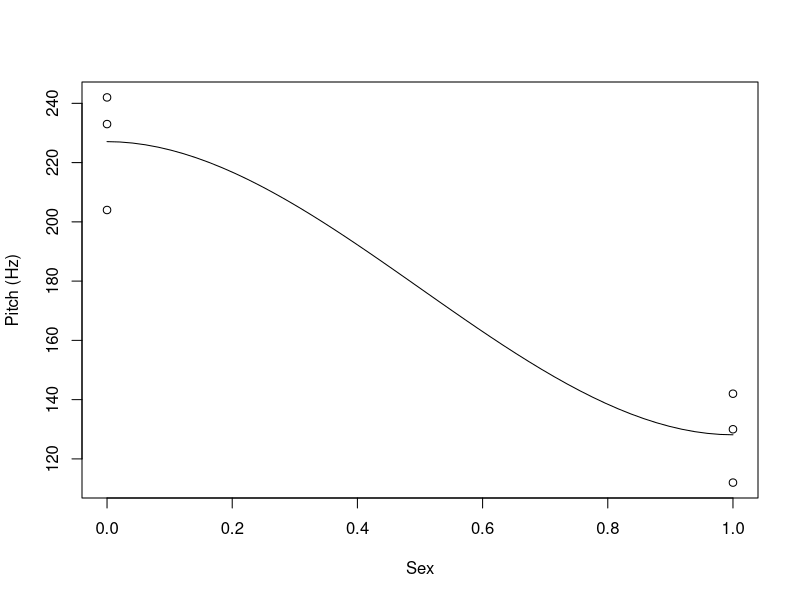
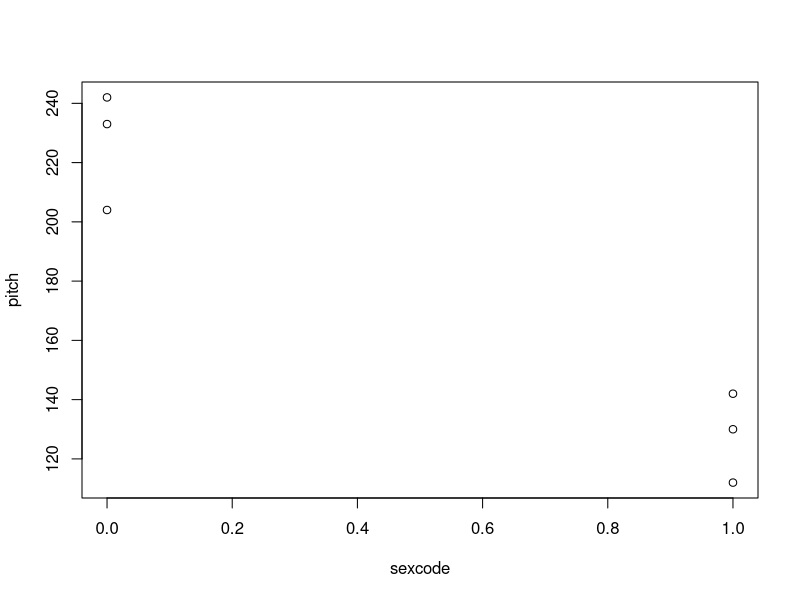
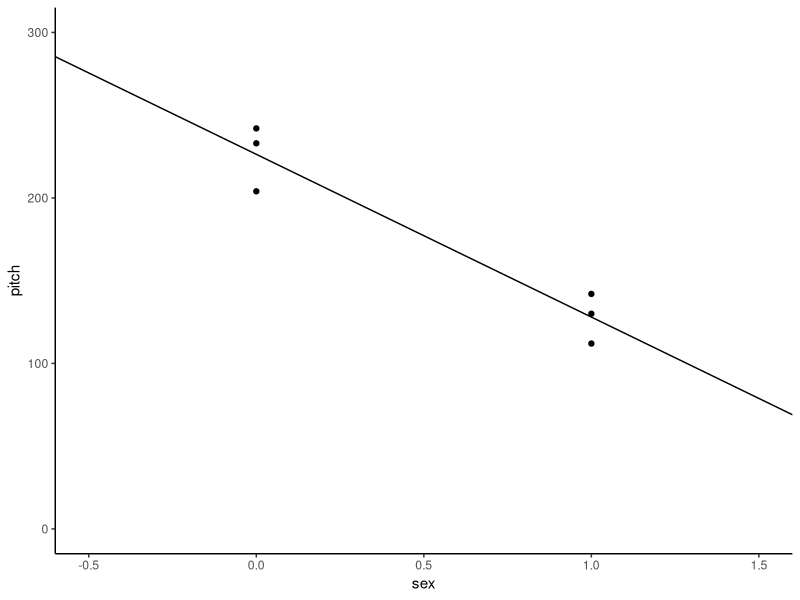
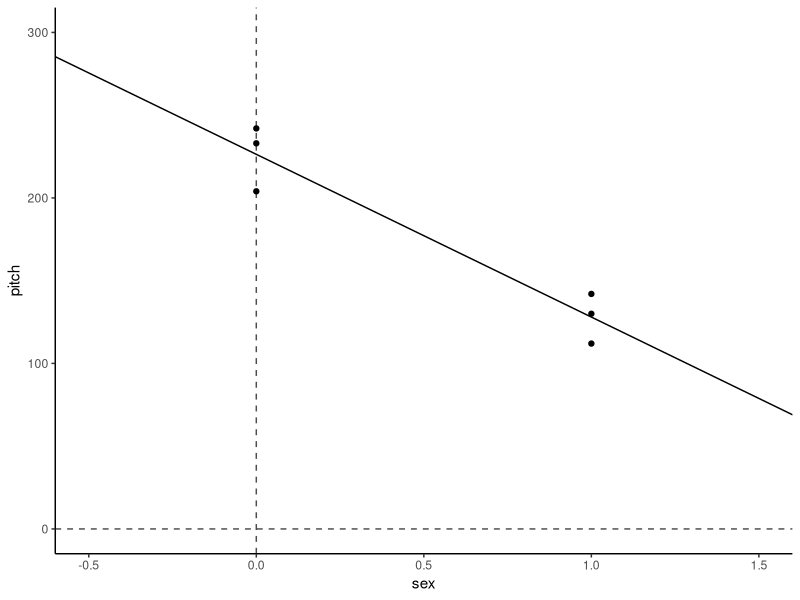
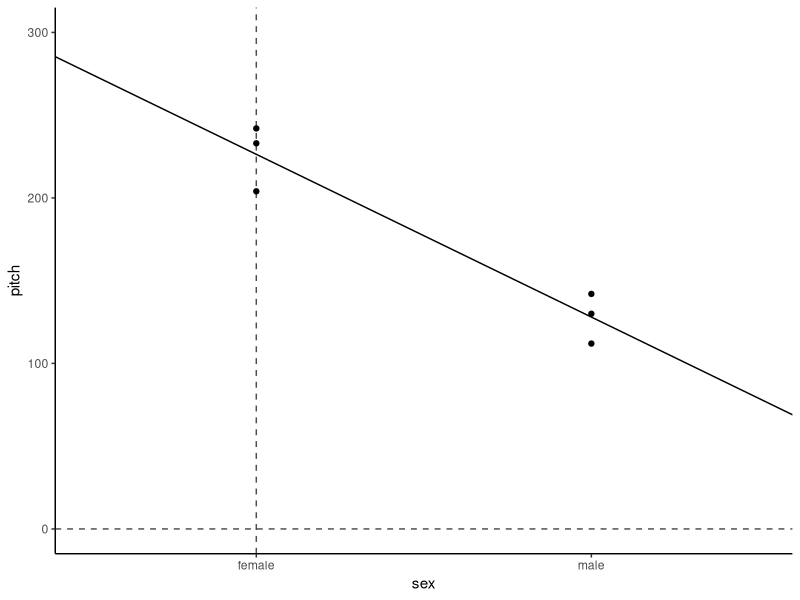
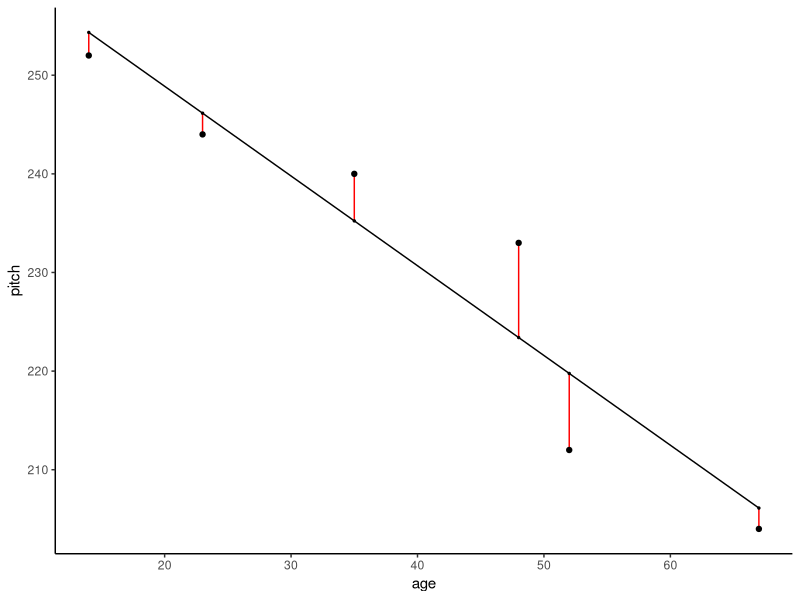
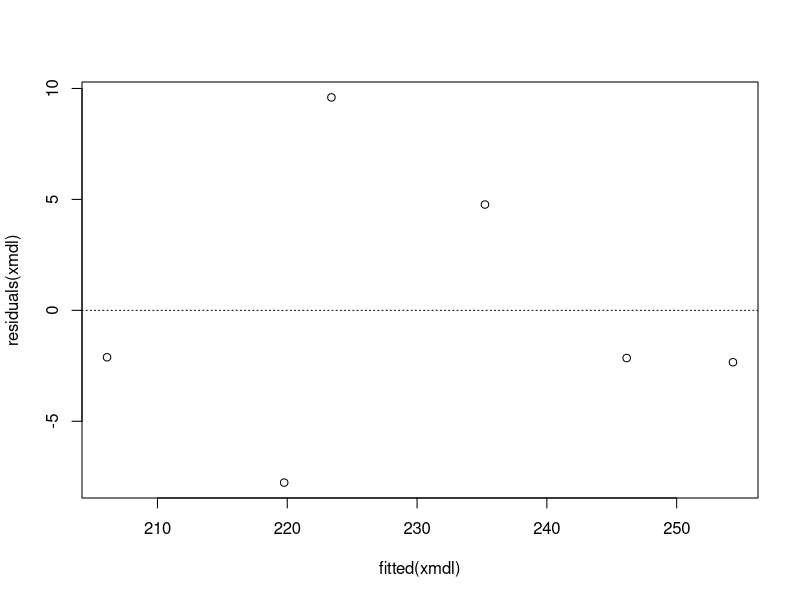
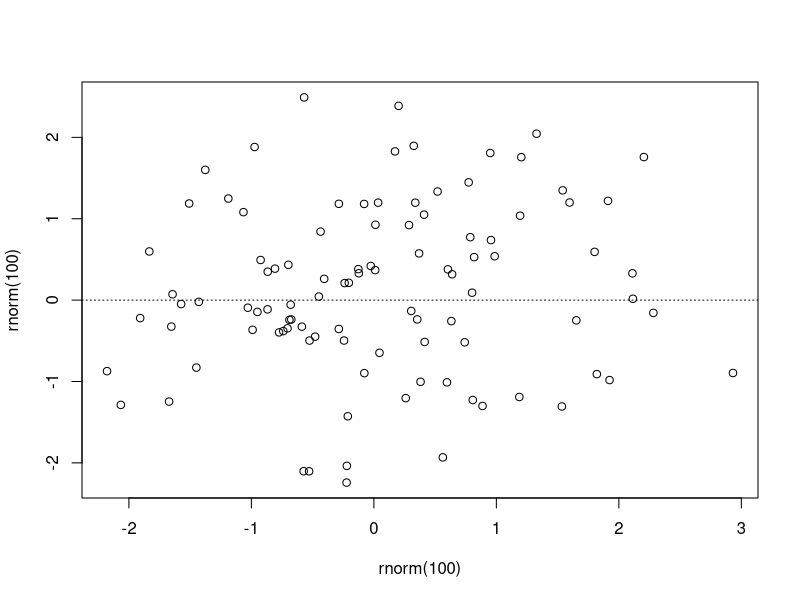

The R script that drew these images, in order:
## ---- chunk 1
rm(list = ls()); par(mfrow = c(1,1))
require(tidyverse)
require(stats)
## ---- chunk 2
df <- data.frame(cbind(cbind(seq(1,6,1), #cbind (column bind) a seq() (sequence) from 1 to 6 by 1
            sort(rep(c("female","male"),3)), #Next column: male and female sorted for 3 of each (see ?rep, ?sort)
            c(233,204,242,130,112,142)))); colnames(df) <- c("Subject","Sex", "Voice.Pitch") #pitches (number)
            #in Hz, also see the ; use for R and ?colnames
## ---- chunk 3
pitch = c(233,204,242,130,112,142) #You can use the "=" assignment operator, but it's not R-like
sex = c(rep("female",3),rep("male",3))

my.df = data.frame(sex,pitch) #data.frame makes the vector names column names
my.df
## ---- chunk 4
xmdl <-  lm(pitch ~ sex, my.df)   #The arguments are:
# lm(formula = DV by IV,data = my.df)

summary(xmdl)

# Multiple R-squared:  0.921,	Adjusted R-squared:  0.9012 

## ---- chunk 5

newdf <- df %>%
  select(Sex,Voice.Pitch) %>%
  mutate(Voice.Pitch = as.numeric(as.character(Voice.Pitch)))

#Set up your lm (linear model) object
my.lm <- lm(formula = Voice.Pitch ~ Sex, data = newdf)

summary(my.lm)


## ---- chunk 6

mean(my.df[my.df$sex=="female",]$pitch)
mean(my.df[my.df$sex=="male",]$pitch)
## ---- chunk 7
my.df$sexcode <- c(rep(0,3),rep(1,3))

scatter.smooth(x = my.df$sexcode, y = my.df$pitch, ylab = "Pitch (Hz)", xlab = "Sex")

plot(pitch~sexcode, my.df)
## ---- chunk 8
coef(xmdl)

sapply(X = my.df, class)

require(forcats)
my.df %>%
  mutate(sex = fct_recode(sex, "0" = "female", "1" = "male")) %>%
  mutate(sex = as.numeric(as.character(sex))) %>%
  ggplot(aes(x= sex,y=pitch)) +
  geom_point() +
  geom_abline(intercept = coef(xmdl)[1],slope = coef(xmdl)[2]) +
  theme_classic() + coord_cartesian(xlim = c(-.5,1.5), ylim = c(0,300))
## ---- chunk 9
my.df %>%
  mutate(sex = fct_recode(sex, "0" = "female", "1" = "male")) %>%
  mutate(sex = as.numeric(as.character(sex))) %>%
  ggplot(aes(x= sex,y=pitch)) +
  geom_point() +
  geom_abline(intercept = coef(xmdl)[1],slope = coef(xmdl)[2]) +
  theme_classic() + coord_cartesian(xlim = c(-.5,1.5), ylim = c(0,300)) +
  geom_vline(aes(xintercept = 0), linetype = 2, alpha = .7) + 
  geom_hline(aes(yintercept = 0), linetype = 2, alpha = .7)

## ---- chunk 10

my.df %>%
  mutate(sex = fct_recode(sex, "0" = "female", "1" = "male")) %>%
  mutate(sex = as.numeric(as.character(sex))) %>%
  ggplot(aes(x= sex,y=pitch)) +
  geom_point() +
  geom_abline(intercept = coef(xmdl)[1],slope = coef(xmdl)[2]) +
  theme_classic() + coord_cartesian(xlim = c(-.5,1.5), ylim = c(0,300)) +
  geom_vline(aes(xintercept = 0), linetype = 2, alpha = .7) + 
  geom_hline(aes(yintercept = 0), linetype = 2, alpha = .7) + 
  scale_x_continuous(breaks = c(0,1),labels = c("female","male"))
## ---- chunk 11

age = c(14,23,35,48,52,67)
pitch = c(252,244,240,233,212,204)
my.df = data.frame(age,pitch)
xmdl = lm(pitch ~ age, my.df)
summary(xmdl)
## ---- chunk 12
my.df$age.c = my.df$age - mean(my.df$age)
xmdl = lm(pitch ~ age.c, my.df)
summary(xmdl)
## ---- chunk 13

ggplot(data = my.df, aes(x = age, y = pitch)) +
  geom_smooth(method = "lm", size = .5, se = F, color = "black") +
  geom_errorbar(aes(ymin = pitch, 
                    ymax = pitch - resid(xmdl)), width = 0, color = "red") +
  geom_point() + 
  geom_point(aes(y = pitch - resid(xmdl)),size = .5) +
  theme_classic()

resid(xmdl)

plot(x = fitted(xmdl),y = residuals(xmdl))
abline(a = 0, b = 0, lty = 3)
## ---- chunk 14
plot(rnorm(100),rnorm(100))
abline(a = 0, b = 0, lty = 3)
## ---- chunk 15
hist(residuals(xmdl), breaks = 6)

qqnorm(residuals(xmdl))
# Seen above with...
plot(xmdl)
## ---- chunk 16

dfbeta(xmdl)
# (Intercept)       age.c
# 1  -0.8002664  0.06437573
# 2  -0.5220150  0.02736278
# 3   0.9678744 -0.01456709
# 4   2.0026352  0.05092767
# 5  -1.7103247 -0.06479736
# 6  -0.7828787 -0.06622744

